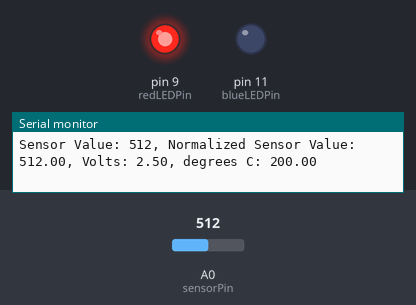
A sketch run on a simulated Arduino Uno, built with avr-gcc and run on an emulated ATmega328P. On the bench: output pins drawn as LEDs (lit = HIGH), the last lines printed to the serial monitor. The test bench sets the inputs (shaded band); at power-on: A0 (sensorPin) = 512.

Above: at 1.2 s.
1.3 s: A0 (sensorPin) set to 170
4.3 s: A0 (sensorPin) set to 159
At 5.6 s:
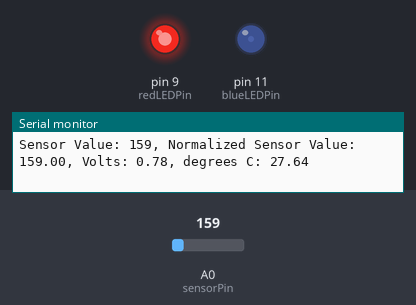
5.9 s: A0 (sensorPin) set to 122
At 6.4 s:
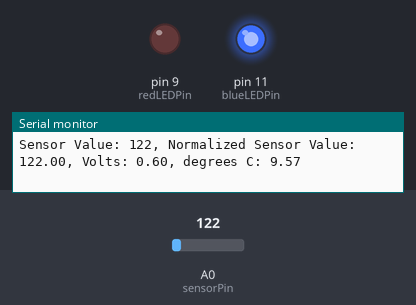
7.4 s: A0 (sensorPin) set to 306
At 8.8 s:
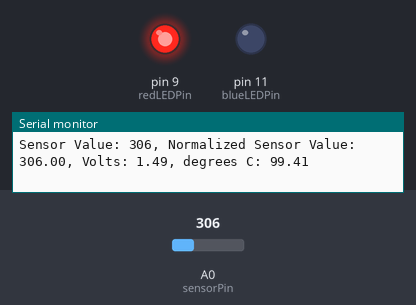
Timing chart, 0 to 10.0 s (numbered marks = the images above; inputs shaded):
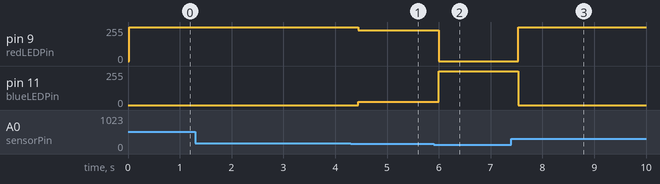

Measured:
- after the input at 4.3 s, pin 9 (redLEDPin): 255/255 → 229/255 after 0.14 s; pin 11 (blueLEDPin): 0/255 → 25/255 after 0.14 s
- after the input at 5.9 s, pin 9 (redLEDPin): 229/255 → 0/255 after 0.10 s; pin 11 (blueLEDPin): 25/255 → 255/255 after 0.10 s
- after the input at 7.4 s, pin 9 (redLEDPin): 0/255 → 255/255 after 0.13 s; pin 11 (blueLEDPin): 255/255 → 0/255 after 0.13 s

The sketch:

Pirone_Lab3.ino
```cpp
const int sensorPin = A0;
const float baselineTemp = 23.0;
const float maxTemp = 28.0;
const int greenLEDPin = 10;
const int blueLEDPin = 11;
const int redLEDPin = 9;
const int numReadings = 10;
float prevTemp = 0;
int blueValue = 255;
int redValue = 0;
int redBright = 255;
int blueBright = 255;
int redSensorValue = 0;
int blueSensorValue = 0;
void setup() {
  // put your setup code here, to run once:
  Serial.begin(9600);
  pinMode(redLEDPin, OUTPUT);
  pinMode(blueLEDPin, OUTPUT);
}
void loop() {
  // put your main code here, to run repeatedly:
  redSensorValue = analogRead(sensorPin);
  delay(5);
  blueSensorValue = analogRead(sensorPin);
  int sensorVal = analogRead(sensorPin);
  redValue = redSensorValue/4;
  blueValue = blueSensorValue/4;
  Serial.print("Sensor Value: ");
  Serial.print(sensorVal);
  float average = 0.0;
  Serial.print(", Normalized Sensor Value: ");
  for (int i = 0; i < numReadings; i++) {
    average = average + (analogRead(sensorPin) - average);
  }
  Serial.print(average);
  float voltage = (sensorVal/1024.0) * 5.0;
  Serial.print(", Volts: ");
  Serial.print(voltage);
  Serial.print(", degrees C: ");
  float temperature = (voltage - .5) * 100;
  prevTemp = temperature;
  Serial.println(temperature);
  if (temperature <= baselineTemp) {
    blueBright = 255;
    redBright = 0;
    analogWrite(redLEDPin, redBright);
    analogWrite(blueLEDPin, blueBright);
    prevTemp = temperature;
    return;
  }
  if (temperature >= maxTemp) {
    blueBright = 0;
    redBright = 255;
    analogWrite(redLEDPin, redBright);
    analogWrite(blueLEDPin, blueBright);
    prevTemp = temperature;
    return;
  }
  if (temperature > baselineTemp and temperature <= baselineTemp + .5) {
    analogWrite(redLEDPin, 25.5);
    analogWrite(blueLEDPin, 229.5);
    return;
  }
  if (temperature > baselineTemp + .5 and temperature <= baselineTemp + 1) {
    analogWrite(redLEDPin, 51);
    analogWrite(blueLEDPin, 204);
    return;
  }
  if (temperature > baselineTemp + 1 and temperature <= baselineTemp + 1.5) {
    analogWrite(redLEDPin, 76.5);
    analogWrite(blueLEDPin, 178.5);
    return;
  }
  if (temperature > baselineTemp + 1.5 and temperature <= baselineTemp + 2) {
    analogWrite(redLEDPin, 102);
    analogWrite(blueLEDPin, 153);
    return;
  }
  if (temperature > baselineTemp + 2 and temperature <= baselineTemp + 2.5) {
    analogWrite(redLEDPin, 127.5);
    analogWrite(blueLEDPin, 127.5);
    return;
  }
  if (temperature > baselineTemp + 2.5 and temperature <= baselineTemp + 3) {
    analogWrite(redLEDPin, 127.5);
    analogWrite(blueLEDPin, 127.5);
    return;
  }
  if (temperature > baselineTemp + 3 and temperature <= baselineTemp + 3.5) {
    analogWrite(redLEDPin, 153);
    analogWrite(blueLEDPin, 102);
    return;
  }
  if (temperature > baselineTemp + 3.5 and temperature <= baselineTemp + 4) {
    analogWrite(redLEDPin, 178.5);
    analogWrite(blueLEDPin, 76.5);
    return;
  }
  if (temperature > baselineTemp + 4 and temperature <= baselineTemp + 4.5) {
    analogWrite(redLEDPin, 204);
    analogWrite(blueLEDPin, 51);
    return;
  }
  if (temperature > baselineTemp + 4.5 and temperature < baselineTemp + 5) {
    analogWrite(redLEDPin, 229.5);
    analogWrite(blueLEDPin, 25.5);
    return;
  }
  analogWrite(redLEDPin, redBright);
  analogWrite(blueLEDPin, blueBright);
}
```
